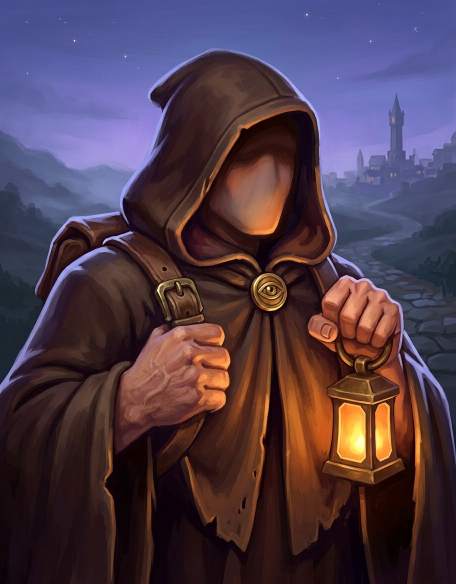
#> input picture docs/design/hero-m.jpg, 912 x 1168 px (shown at 1/2 size); its folder holds 2 pictures in this run
$ python cut-hero-portraits.py
#> lines starting #> are read from the running program, lines starting #| are printed output that depends on the picture
"""
Портреты путника для диалогов: docs/design/hero-m.jpg и hero-f.jpg (промт — docs/design/hero-portrait-prompt.md).
Вырезается бюст с капюшоном в пропорциях игрового портрета 14:18 (фонарь и низ накидки уходят за край: в 40 пикселях
главное — силуэт капюшона), размер 168×216, как у портретов жителей. Путник один на оба языка.
Запуск: python3 scripts/cut-hero-portraits.py (нужен Pillow).
"""
from pathlib import Path
from PIL import Image

ROOT = Path(__file__).resolve().parent.parent
RATIO = 14 / 18
# Доли картинки: верх рамки и её высота, центр по горизонтали — капюшон.
TOP, HEIGHT, CENTER = 0.03, 0.80, 0.50

for g in ['m', 'f']:
    im = Image.open(ROOT / 'docs' / 'design' / f'hero-{g}.jpg').convert('RGB')
#> im is the input picture: PIL image 912x1168 RGB; mean R, G, B 78.7, 59.4, 74.6
    w, h = im.size
#> w = 912; h = 1168
    ch = round(h * HEIGHT)
#> ch = 934
    cw = round(ch * RATIO)
#> cw = 726
    x = min(max(0, round(w * CENTER - cw / 2)), w - cw)
#> x = 93
    y = round(h * TOP)
#> y = 35
    out = im.crop((x, y, x + cw, y + ch)).resize((168, 216), Image.LANCZOS)
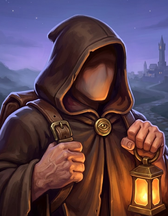
#> out: PIL image 168x216 RGB; mean R, G, B 92.6, 67.7, 80.2
    out.save(ROOT / 'src' / 'assets' / 'hero' / f'hero-{g}.webp', 'WEBP', quality=88, method=6)
    print(f'hero-{g}', (x, y, x + cw, y + ch))
#| hero-m (93, 35, 819, 969)
#> pass 2 of the loop `for g in ['m', 'f']:`:
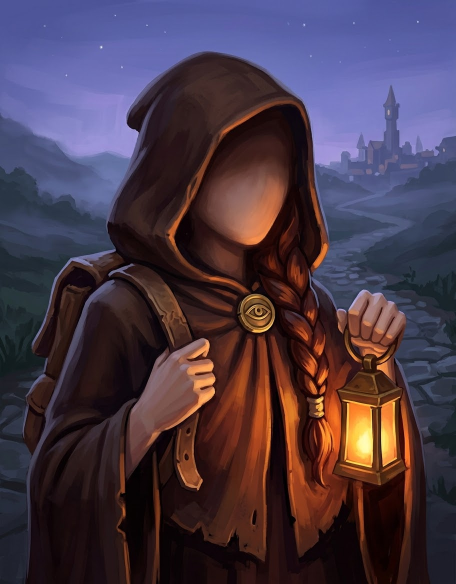
#> input picture docs/design/hero-f.jpg, 912 x 1168 px (shown at 1/2 size)
#> im is the input picture: PIL image 912x1168 RGB; mean R, G, B 72.4, 56.6, 71.3
#> `out = im.crop((x, y, x + cw, y + ch)).resize((168, 216), Image.LANCZOS)`:
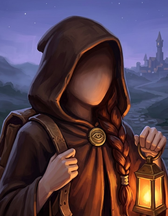
#> out: PIL image 168x216 RGB; mean R, G, B 83.7, 62.5, 74.9
#| hero-f (93, 35, 819, 969)
